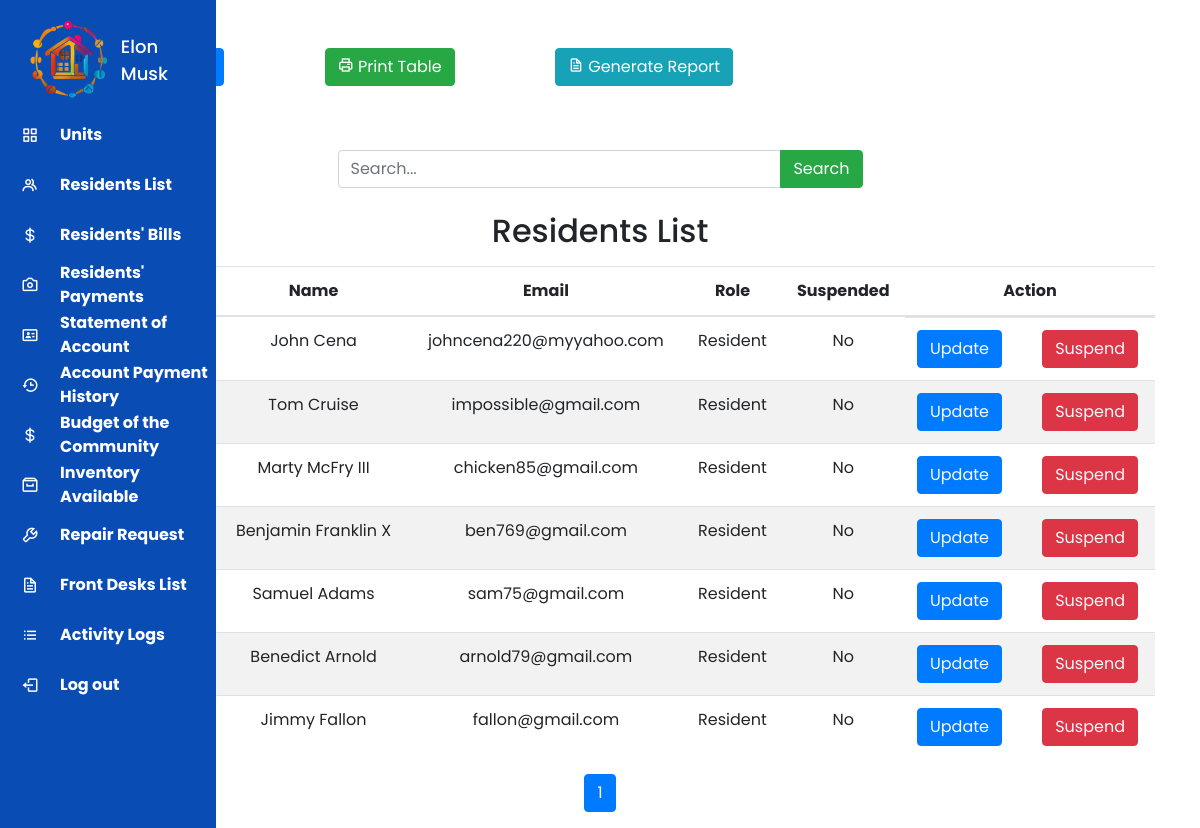
The page /casa_bougainvilla/administrator_dashboard/administrator_dashboard.php (signed in) on the database its author committed.
### tables this page shows
CREATE TABLE `users` (
  `id` int(11) NOT NULL,
  `account_number` int(10) NOT NULL,
  `username` varchar(255) NOT NULL,
  `password` varchar(255) NOT NULL,
  `email` varchar(255) NOT NULL,
  `role` varchar(20) NOT NULL,
  `condominium_id` int(11) DEFAULT NULL,
  `suspended` tinyint(1) DEFAULT NULL,
  `suspension_reason` varchar(255) DEFAULT NULL,
  `suspend_timestamp` timestamp NOT NULL DEFAULT current_timestamp(),
  `reinstatement_reason` varchar(255) DEFAULT NULL,
  `otp_code` varchar(6) DEFAULT NULL,
  `otp_verified` tinyint(1) DEFAULT 0,
  `last_login_time` timestamp NOT NULL DEFAULT current_timestamp(),
  `dashboard_url` varchar(255) NOT NULL
);

### casa_bougainvilla/administrator_dashboard/administrator_dashboard.php (the view, shortened to what this page needs)
<?php
include('../../includes/database.php');
$queryCondo = "SELECT suspended, id as condominium_id FROM condominiums WHERE name='Casa Bougainvilla'";
$resultCondo = $mysqli->query($queryCondo);
if ($resultCondo && $resultCondo->num_rows == 1) {
    $condominium = $resultCondo->fetch_assoc();
    $condominium_id = $condominium['condominium_id'];
}
$rowsPerPage = 10;
$page = isset($_GET['page']) ? intval($_GET['page']) : 1;
$offset = ($page - 1) * $rowsPerPage;
$sql = "SELECT u.*, c.name AS condominium_name
        FROM users u
        LEFT JOIN condominiums c ON u.condominium_id = c.id
        WHERE u.role = 'Resident' AND c.name = 'Casa Bougainvilla'
        LIMIT $offset, $rowsPerPage";
$result = $mysqli->query($sql);
$totalRows = $mysqli->query("SELECT COUNT(*) as count FROM users WHERE role = 'Resident' AND condominium_id = $condominium_id")->fetch_assoc()['count'];
$totalPages = ceil($totalRows / $rowsPerPage);
?>
<!doctype html>
<html lang="en">
<head>
    <link rel="stylesheet" href="https://cdn.jsdelivr.net/npm/bootstrap@4.0.0/dist/css/bootstrap.min.css">
    <link href='https://unpkg.com/boxicons@2.0.7/css/boxicons.min.css' rel='stylesheet'>
    <link rel="stylesheet" type="text/css"
        href="https://cdnjs.cloudflare.com/ajax/libs/jquery.tablesorter/2.31.3/css/theme.bootstrap.min.css">
    <link rel="stylesheet" type="text/css"
        href="https://cdnjs.cloudflare.com/ajax/libs/jquery.tablesorter/2.31.3/css/theme.default.min.css">
</head>
<body>
    <?php include "../../includes/sidebars/administrator_sidebar.php" ?>
    <div class="container">
        <button class="btn btn-primary mx-5 my-5"><a href="add_resident.php" class="text-light">Add
                Resident</a></button>
        <button class="btn btn-success mx-5 my-3" onclick="downloadPDF()"><i class='bx bx-printer'></i> Print
            Table</button>
        <button class="btn btn-info mx-5 my-3" data-toggle="modal" data-target="#reportModal"><i class='bx bx-file'></i>
            Generate Report</button>
        <div class="container mt-3">
            <div class="row">
                <div class="col-md-6 offset-md-3">
                    <form method="post" action="administrator_dashboard.php">
                        <div class="input-group">
                            <input type="text" name="searchInput" class="form-control" placeholder="Search...">
                            <div class="input-group-append">
                                <button class="btn btn-success" type="submit" name="searchButton">
                                    <i class="bi bi-search"></i> Search
                                </button>
                            </div>
                        </div>
                    </form>
                </div>
            </div>
        </div>
        <div class="print-section">
            <h2 class="mt-4 mb-3" style="white-space: nowrap; text-align: center;">Residents List</h2>
            <table id="TableSorter2" class="table">
                <thead>
                    <tr>
                        <th scope="col" style="white-space: nowrap; text-align: center;">
                            <center>Account Number</center>
                        </th>
                        <th scope="col" style="white-space: nowrap; text-align: center;">
                            <center>Name</center>
                        </th>
                        <th scope="col" style="white-space: nowrap; text-align: center;">
                            <center>Email</center>
                        </th>
                        <th scope="col" style="white-space: nowrap; text-align: center;">
                            <center>Role</center>
                        </th>
                        <th scope="col" style="white-space: nowrap; text-align: center;">
                            <center>Suspended</center>
                        </th>
                        <th class="action-column" scope="col" style="white-space: nowrap; text-align: center;">
                            <center>Action</center>
                        </th>
                    </tr>
                </thead>
                <tbody>
                    <?php
                    while ($row = $result->fetch_assoc()) {
                        $id = $row['id'];
                        $account_number = $row['account_number'];
                        $name = $row['username'];
                        $email = $row['email'];
                        $role = $row['role'];
                        $suspended = $row['suspended'];
                        echo '<tr>
                                <th scope="row" style="white-space: nowrap; text-align: center;"><center>' . $account_number . '</center></th>
                                <td style="white-space: nowrap; text-align: center;"><center>' . $name . '</center></td>
                                <td style="white-space: nowrap; text-align: center;"><center>' . $email . '</center></td>
                                <td style="white-space: nowrap; text-align: center;"><center>' . $role . '</center></td>
                                <td style="white-space: nowrap; text-align: center;"><center>' . ($suspended == 1 ? 'Yes' : 'No') . '</center></td>
                                <td class="action-column action-buttons" style="white-space: nowrap; text-align: center;">';
                        echo '<button class="btn btn-primary"><a href="update_resident.php?updateid=' . $id . '" class="text-light">Update</a></button>';
                        if ($suspended == 1) {
                            echo '<button class="btn btn-success" data-id="' . $id . '">Reinstate</button>';
                        } else {
                            echo '<button class="btn btn-danger"><a href="suspend_resident.php?suspendid=' . $id . '" class="text-light">Suspend</button></td></tr>';
                        }
                    }
                    ?>
                </tbody>
            </table>
        </div>
    </div>
    <ul class="pagination justify-content-center">
        <?php
        for ($i = 1; $i <= $totalPages; $i++) {
            echo '<li class="page-item ' . ($i == $page ? 'active' : '') . '"><a class="page-link" href="?page=' . $i . '">' . $i . '</a></li>';
        }
        ?>
    </ul>
</body>
</html>

### casa_bougainvilla/administrator_dashboard/administrator_dashboard.php (style rules this page uses)
* { margin: 0; padding: 0; box-sizing: border-box; font-family: 'Poppins', sans-serif; }
tbody tr:nth-child(even) { background-color: #f2f2f2; }
tbody tr:nth-child(odd) { background-color: #ffffff; }
.action-buttons { text-align: center; display: flex; justify-content: space-between; }
.action-buttons button { margin-right: 5px; }
th.action-column, td.action-column { width: 250px; }

### includes/sidebars/administrator_sidebar.php (style rules this page uses)
* { margin: 0; padding: 0; box-sizing: border-box; font-family: 'Poppins', sans-serif; }

### rows shown on the page
users: username "John Cena", email "johncena220@myyahoo.com", role "Resident", suspended "No"
users: username "Tom Cruise", email "impossible@gmail.com", role "Resident", suspended "No"
users: username "Marty McFry III", email "chicken85@gmail.com", role "Resident", suspended "No"
users: username "Benjamin Franklin X", email "ben769@gmail.com", role "Resident", suspended "No"
users: username "Samuel Adams", email "sam75@gmail.com", role "Resident", suspended "No"
users: username "Benedict Arnold", email "arnold79@gmail.com", role "Resident", suspended "No"
users: username "Jimmy Fallon", email "fallon@gmail.com", role "Resident", suspended "No"

### other values the page prints
$_SESSION['username'] "Elon Musk"
